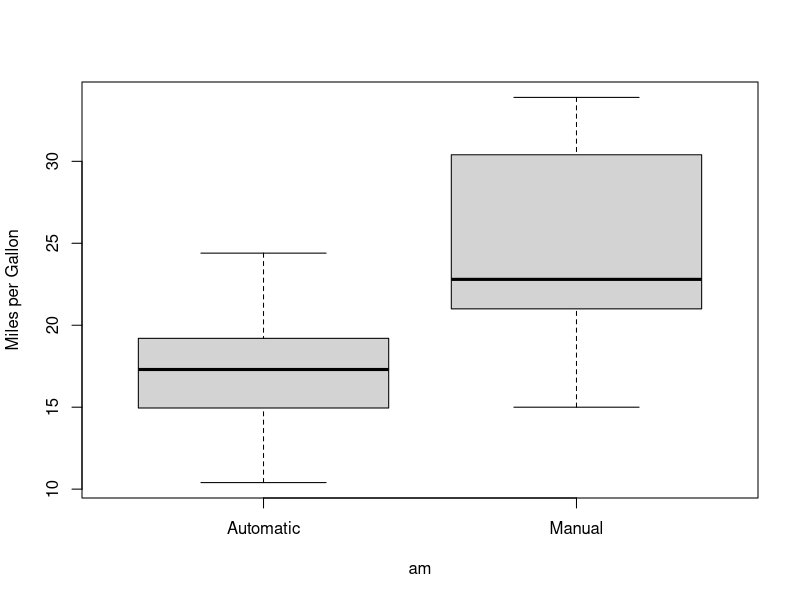
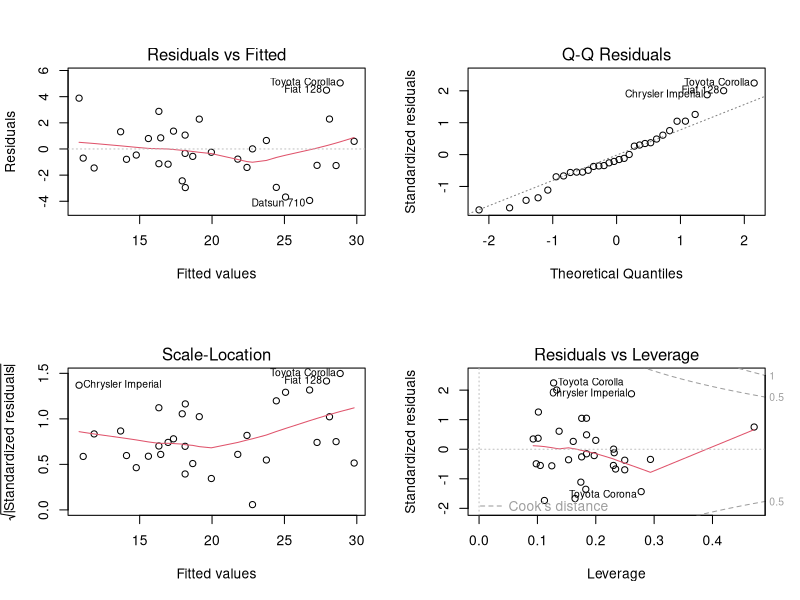

Reproduce these figures in R, in order.
## ---- chunk 1
data(mtcars)
attach(mtcars)
am <- factor(am,labels=c('Automatic','Manual'))
## ---- chunk 2
summary(mpg)
summary(am)
summary(mpg[am == "Automatic"]) 
summary(mpg[am == "Manual"])
## ---- chunk 3
fit_all <- lm(mpg ~ as.factor(cyl) + as.factor(vs) + as.factor(am) + as.factor(gear) + as.factor(carb) + disp + hp + drat + wt + qsec, data = mtcars)

fit_all
## ---- chunk 4
fit_best <- step(fit_all, direction = "backward")
## ---- chunk 5
summary(fit_best)
## ---- chunk 6
t.test(mpg~am)
## ---- chunk 7
boxplot(mpg ~ am, ylab = "Miles per Gallon")
## ---- chunk 8
par(mfrow=c(2, 2))
plot(fit_best)
